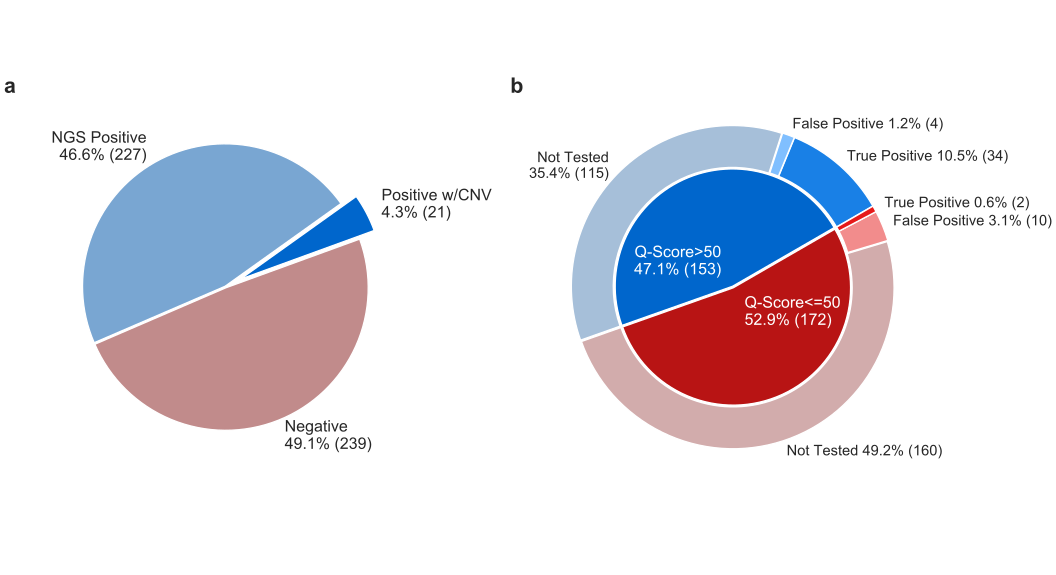

This chart was generated by the following Python code:
# -*- coding: utf-8 -*-
"""
Created on Tue Jan 22 17:01:53 2019

@author: nkwang

Figure 1. Clinical relevance and specificity of CNV pipeline
"""

import seaborn as sns
import matplotlib.pyplot as plt
import numpy as np

sns.set()

fig, ax = plt.subplots(1,2,gridspec_kw={'width_ratios':[1,1]},figsize=(11,6),constrained_layout=True)

#Pie chart 1
labels = ['Positive w/CNV\n4.3% (21)','NGS Positive\n46.6% (227)','Negative\n49.1% (239)']
values = np.array([21,227,239])

pie,texts = ax[0].pie(values, radius=0.85, labels=labels,wedgeprops=dict(width=0.85,edgecolor='w'),
               explode=[0.1,0.005,0.005],startangle=20,colors=['#0066cc','#79a6d2','#c18b8b'],
               labeldistance=1.12)

for text in texts:
    text.set_fontsize(12)

#Pie chart 2
labels = [['Q-Score>50\n47.1% (153)','Q-Score<=50\n52.9% (172)'],
          ['True Positive 10.5% (34)','False Positive 1.2% (4)','Not Tested\n35.4% (115)',
           'Not Tested 49.2% (160)','False Positive 3.1% (10)','True Positive 0.6% (2)']]
values = np.array([[34,4,115], [160,10,2]])

inner,texts = ax[1].pie(values.sum(axis=1), radius=0.7, labels=labels[0],
                      wedgeprops=dict(width=0.7, edgecolor='w'),startangle=30, explode=[0.005,0.005],
                      labeldistance=0.23, colors=['#0066cc','#b81414'])
for text in texts:
    text.set_color('white')
    text.set_fontsize(12)

outer,texts = ax[1].pie(values.flatten(), radius=0.96, labels=labels[1],
                      wedgeprops=dict(width=0.25, edgecolor='w'),startangle=30,
                      explode=[0.005]*6,labeldistance=1.07,
                      colors=['#1980e6','#80bfff','#a6bfd9','#d2acac','#f28c8c','#e61919'])

ax[0].text(0,1,'a',transform=ax[0].transAxes,fontsize=16,fontweight='bold',va='top',ha='right')
ax[1].text(0,1,'b',transform=ax[1].transAxes,fontsize=16,fontweight='bold',va='top',ha='right')

plt.show()
